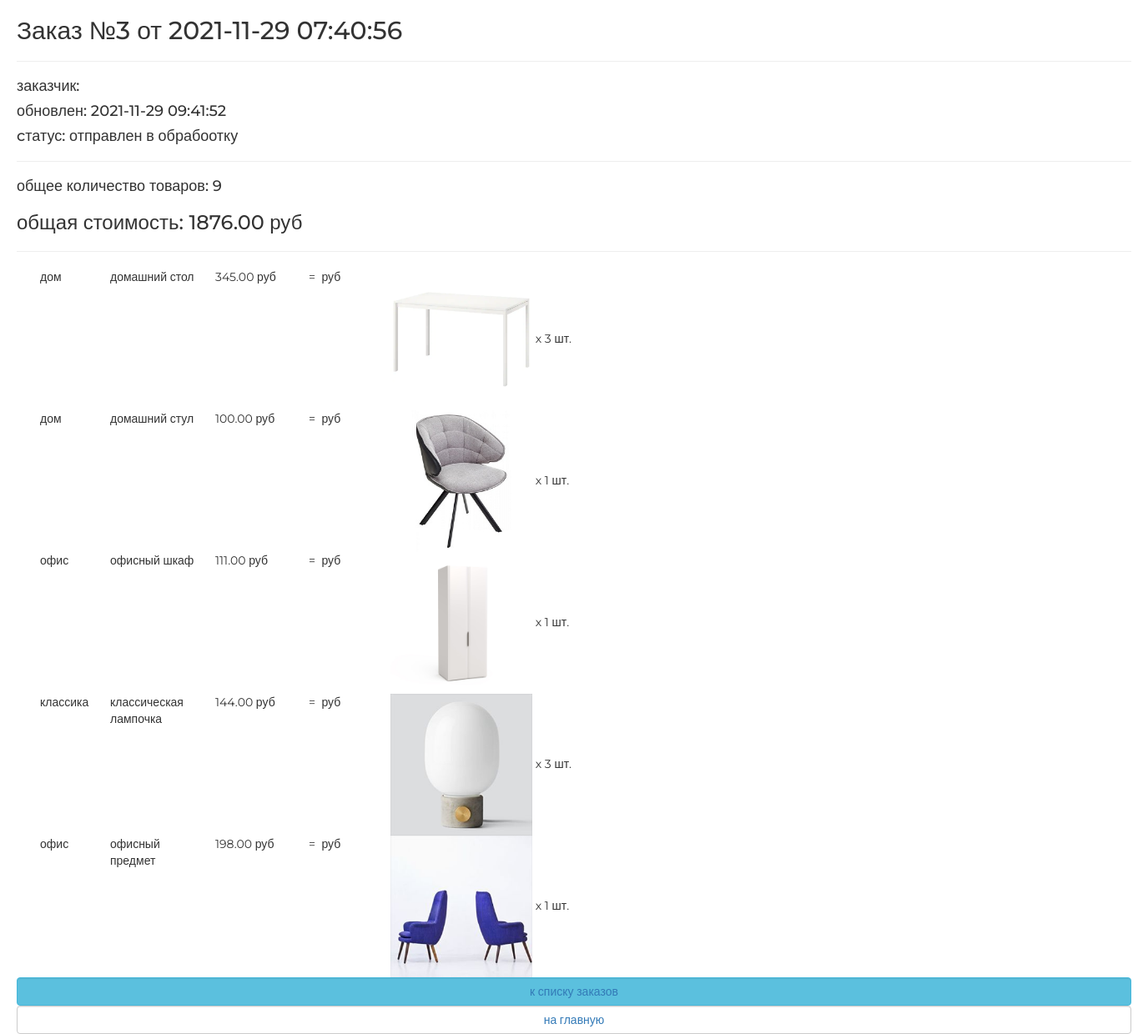
The page /orders/read/3 on the database its author committed.
### ordersapp/models.py (models this page shows, shortened)
class Order(models.Model):
    STATUS_FORMING = 'FM'
    STATUS_SENT_TO_PROCEED = 'STP'
    STATUS_PROCEEDING = 'PRD'
    STATUS_PAID = 'PD'
    STATUS_READY = 'RDY'
    STATUS_CANCELED = 'CNC'
    ORDER_STATUS = {
        (STATUS_FORMING, 'формируется'),
        (STATUS_SENT_TO_PROCEED, 'отправлен в обрабоотку'),
        (STATUS_PROCEEDING, 'обрабатывается'),
        (STATUS_PAID, 'оплачен'),
        (STATUS_READY, 'готов к выдаче'),
        (STATUS_CANCELED, 'отменен'),
    }
    user = models.ForeignKey(settings.AUTH_USER_MODEL, on_delete=models.CASCADE)
    created = models.DateTimeField(auto_now_add=True, verbose_name='создан')
    updated = models.DateTimeField(auto_now=True, verbose_name='обновлен')
    status = models.CharField(max_length=3, choices=ORDER_STATUS, default=STATUS_FORMING, verbose_name='статус')
    is_active = models.BooleanField(verbose_name='активен', default=True)
    class Meta:
        ordering = ('-created', )
        verbose_name = 'заказ'
        verbose_name_plural = 'заказы'
    @property
    def total_quantity(self):
        _items = self.orderitems.select_related()
        return sum(list(map(lambda x: x.quantity, _items)))
    @property
    def total_cost(self):
        _items = self.orderitems.select_related()
        return sum(list(map(lambda x: x.product_cost, _items)))

class OrderItem(models.Model):
    order = models.ForeignKey(Order, on_delete=models.CASCADE, related_name='orderitems')
    product = models.ForeignKey(Product, on_delete=models.CASCADE)
    quantity = models.PositiveSmallIntegerField(default=0)
    @property
    def product_cost(self):
        return self.product.price * self.quantity

### mainapp/models.py (models this page shows, shortened)
class Product(models.Model):
    category = models.ForeignKey(ProductCategory, on_delete=models.CASCADE)
    name = models.CharField(verbose_name='имя продукта', max_length=128)
    image = models.ImageField(upload_to='products_images', blank=True)
    short_desc = models.CharField(verbose_name='краткое описание продукта', max_length=64, blank=True)
    description = models.TextField(verbose_name='описание продукта')
    price = models.DecimalField(verbose_name='цена продукта', max_digits=8, decimal_places=2, default=0)
    quantity = models.PositiveIntegerField(verbose_name='кличество на складе', default=0)
    is_active = models.BooleanField(default=True)
    class Meta:
        verbose_name = 'продукт'
        verbose_name_plural = 'продукты'
        ordering = ('-id',)

class ProductCategory(models.Model):
    name = models.CharField(verbose_name='имя', max_length=64, unique=True)
    description = models.TextField(verbose_name='описание', blank=True)
    is_active = models.BooleanField(default=True)
    class Meta:
        verbose_name = 'категория'
        verbose_name_plural = 'категории'
        ordering = ('-id',)

### ordersapp/views.py (the view)
# urls.py: path('read/<int:pk>', ordersapp.OrderDetailView.as_view(), name='read'),
class OrderDetailView(DetailView):
    model = Order

### adminapp/templatetags/my_tags.py (called while the page is built)
@register.filter(name='media_folder_products')
def media_folder_products(string):
    if not string:
        string = 'products_images/default.jpg'
    return f'{settings.MEDIA_URL}{string}'

### mainapp/context_processors.py (called while the page is built)
def basket(request):
    basket_list = []
    if request.user.is_authenticated:
        basket_list = Basket.objects.filter(user=request.user)
    return {
        'basket': basket_list
    }

### ordersapp/templates/ordersapp/order_detail.html
{% extends "ordersapp/base.html" %}
{% load static %}
{% load my_tags %}
{% block content %}
    {% include 'ordersapp/includes/inc_order_summary.html' %}
    <div class="basket_list">
        {% for item in object.orderitems.select_related %}
            <div class="basket_record">
                <img src="{{ item.product.image|media_folder_products }}"
                     alt="{{ item.product.short_desc }}" class="tab-img">
                <span class="category_name">
                   {{ item.product.category.name }}
               </span>
                <span class="product_name">{{ item.product.name }}</span>
                <span class="product_price">
                   {{ item.product.price }}&nbspруб
               </span>
                <span class="product_quantitiy">
                   x {{ item.quantity }} шт.
               </span>
                <span class="product_cost">
                    = {{ item.get_product_cost }}&nbspруб
               </span>
            </div>
        {% endfor %}
    </div>
    {% include 'ordersapp/includes/inc_order_actions.html' %}
{% endblock %}

### ordersapp/templates/ordersapp/includes/inc_order_summary.html (shortened to what this page needs)
{% if object %}
    <div class="h2">Заказ №{{ object.pk }} от {{ object.created|date:"Y-m-d H:i:s" }}</div>
    <hr>
    <div class="h4">заказчик: {{ user.last_name }} {{ user.first_name }} </div>
    <div class="h4">обновлен: {{ object.updated|date:"Y-m-d H:i:s" }}</div>
    <div class="h4">cтатус: {{ object.get_status_display }}</div>
    <hr>
    <div class="h4">
        общее количество товаров: <span class="order_total_quantity">{{ object.total_quantity }}</span>
    </div>
    <div class="h3">
        общая стоимость: <span class="order_total_cost">{{ object.total_cost }}</span> руб
    </div>
{% endif %}
<hr>

### static/css/style.css (style rules this page uses)
* { margin: 0; padding: 0; }
body { font-family: 'Montserrat', sans-serif; }
html, body { height: 100%; }
.basket_list span.category_name { margin-left: 2em; width: 5em; position: relative; display: block; float: left; }
.basket_list span.product_name { margin-left: 1em; width: 8em; position: relative; display: block; float: left; }
.basket_list span.product_price { margin-left: 1em; width: 7em; position: relative; display: block; float: left; }
.basket_list span.product_cost { margin-left: 1em; width: 7em; position: relative; display: block; float: left; }
.basket_list .basket_record { position: relative; display: block; height: 170px; float: none; }
.tab-img { height: 100%; }

### rows shown on the page
Order: pk "3", created "2021-11-29 07:40:56", updated "2021-11-29 09:41:52", status "отправлен в обрабоотку", total_quantity "9", total_cost "1876.00"
OrderItem: product.image|media_folder_products (picture), product.category.name "дом", product.name "домашний стол", product.price "345.00", quantity "3"
OrderItem: product.image|media_folder_products (picture), product.category.name "дом", product.name "домашний стул", product.price "100.00", quantity "1"
OrderItem: product.image|media_folder_products (picture), product.category.name "офис", product.name "офисный шкаф", product.price "111.00", quantity "1"
OrderItem: product.image|media_folder_products (picture), product.category.name "классика", product.name "классическая лампочка", product.price "144.00", quantity "3"
OrderItem: product.image|media_folder_products (picture), product.category.name "офис", product.name "офисный предмет", product.price "198.00", quantity "1"
